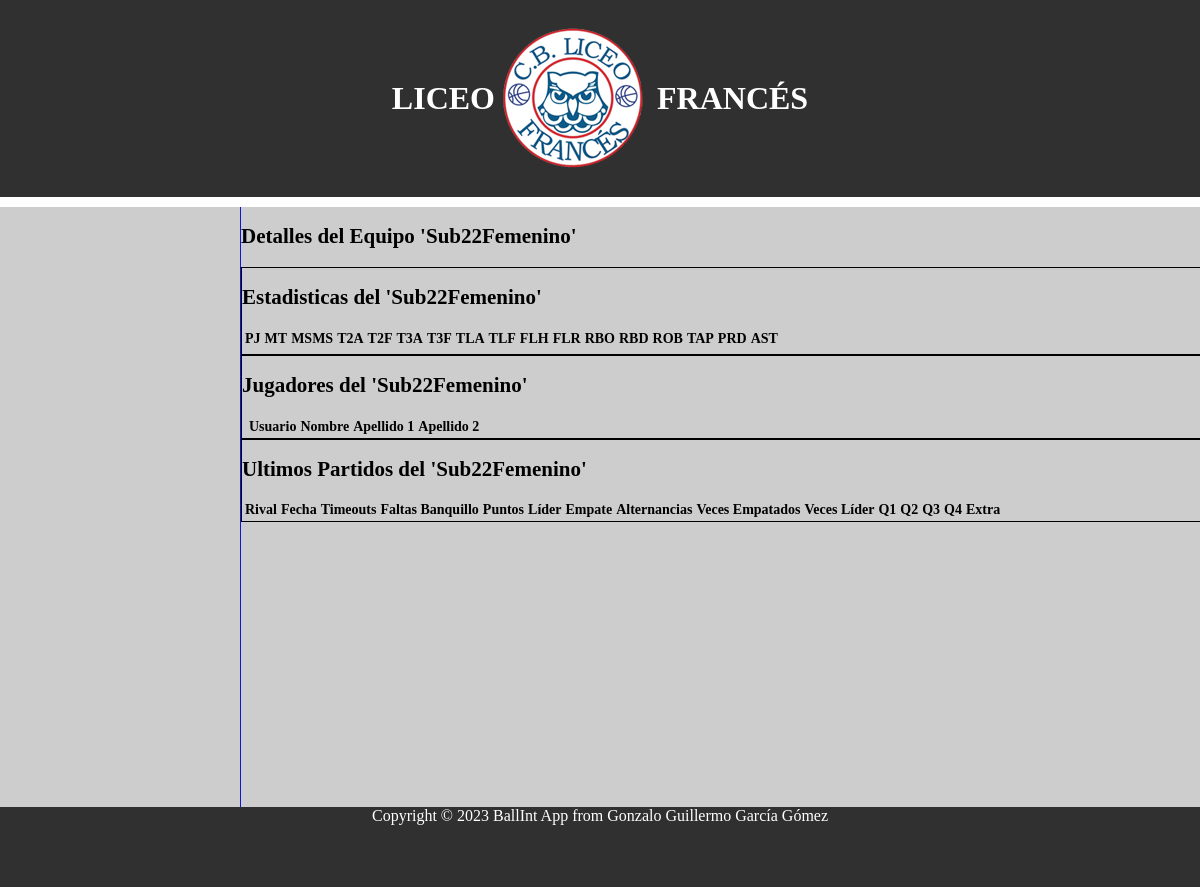
Before: /pagina_equipo.php?equipo=Sub22Femenino with the older database file.
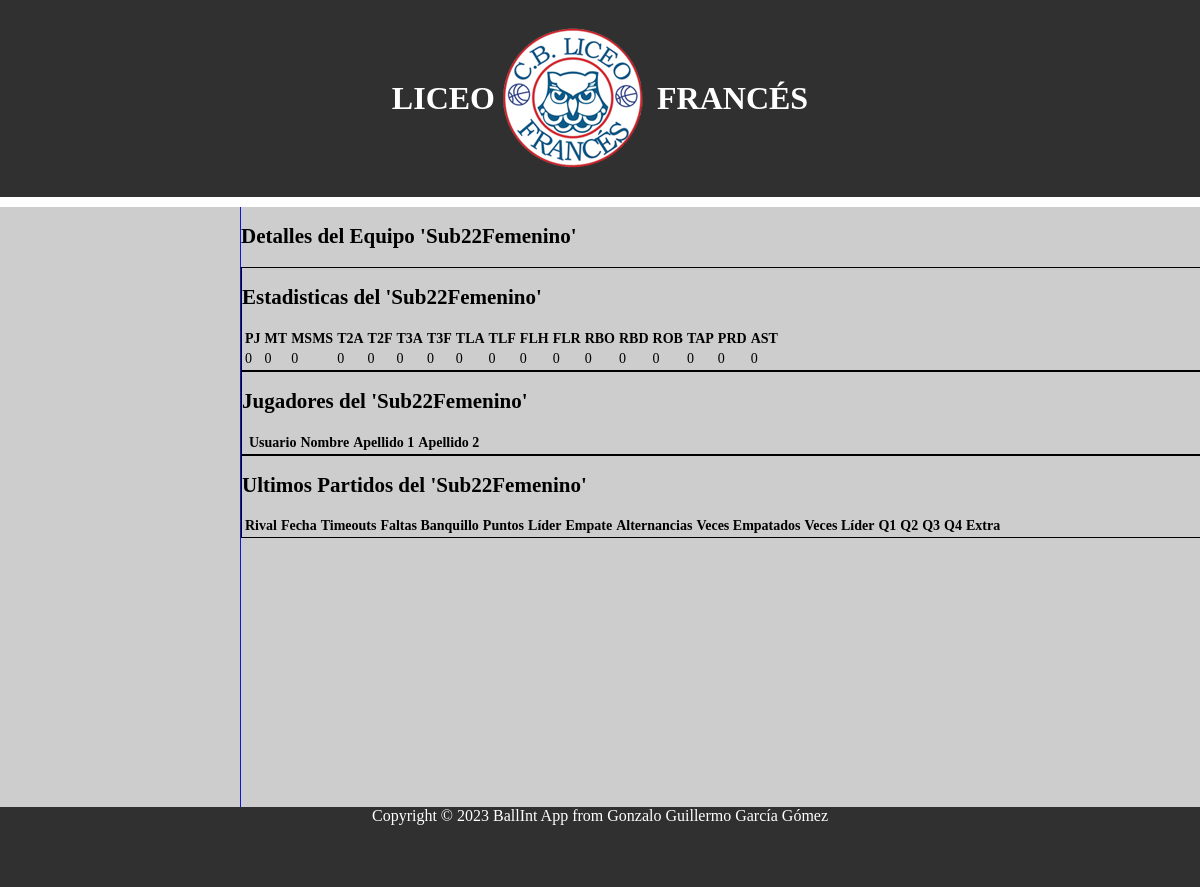
After: the same page with the newer database file.
### tables this page shows
CREATE TABLE `equipos` (
  `id` int(10) NOT NULL,
  `id_equipo` varchar(50) NOT NULL,
  `categoria` varchar(50) NOT NULL,
  `nombre_equipo` varchar(50) NOT NULL,
  `seccion` enum('Masculino','Femenino') NOT NULL,
  `letra` varchar(1) DEFAULT NULL,
  `PJ` int(11) NOT NULL,
  `W` int(11) NOT NULL,
  `L` int(11) NOT NULL,
  `MT` int(11) NOT NULL,
  `MSMS` int(11) NOT NULL,
  `T2A` int(11) NOT NULL,
  `T2F` int(11) NOT NULL,
  `T3A` int(11) NOT NULL,
  `T3F` int(11) NOT NULL,
  `TLA` int(11) NOT NULL,
  `TLF` int(11) NOT NULL,
  `FLH` int(11) NOT NULL,
  `FLR` int(11) NOT NULL,
  `RBO` int(11) NOT NULL,
  `RBD` int(11) NOT NULL,
  `ROB` int(11) NOT NULL,
  `TAP` int(11) NOT NULL,
  `PRD` int(11) NOT NULL,
  `AST` int(11) NOT NULL
);

### includes/config.php (called while the page is built, shortened)
<?php
spl_autoload_register(function ($class) {
    $prefix = 'es\\ucm\\fdi\\';
    $base_dir = __DIR__ . '/';
    $len = strlen($prefix);
    $relative_class = substr($class, $len);
    if(substr($relative_class,0,7) == 'Usuario'){
        $file = $base_dir . 'usuarios/' . str_replace('\\', '/', $relative_class) . '.php';
        if (file_exists($file)) {
            require $file;
        }
    }
    else{
        $file = $base_dir . str_replace('\\', '/', $relative_class) . '.php';
    }
});
?>

### includes/Partido.php (called while the page is built, shortened)
<?php
class Partido{
    public static function getpartidosfromEquipo($equipo){
        $conn = Aplicacion::getInstance()->getConexionBd();
        $query = sprintf("SELECT * FROM partidos WHERE partidos.local = '%s'", $conn->real_escape_string($equipo));
        $rs = $conn->query($query);
        $result = false;
        $partidos = array();
        if ($rs) {
          $result = $partidos;
        } else {
            error_log("Error BD ({$conn->errno}): {$conn->error}");
        }
        return $result;
    }
}

### includes/Equipo.php (the view, shortened to what this page needs)
<?php
class Equipo{
    public static function getidEquipo($equipo_id){
        $conn = Aplicacion::getInstance()->getConexionBd();
        $query = sprintf("SELECT id FROM equipos WHERE id_equipo = '%s'", $conn->real_escape_string($equipo_id));
        $rs = $conn->query($query);
        $result = false;
        if ($rs) {
            $fila = $rs->fetch_assoc();
            if ($fila) {
                $result = $fila['id'];
            }
        } else {
            error_log("Error BD ({$conn->errno}): {$conn->error}");
        }
        return $result;
    }
    public static function statsfromEquipo($equipo){
        $conn = Aplicacion::getInstance()->getConexionBd();
        $query = sprintf("SELECT * FROM equipos WHERE id_equipo = '$equipo'");
        $rs = $conn->query($query);
        if ($rs) {
            $row = $rs->fetch_assoc();
            $result = $row;
        }
        else {
            error_log("Error BD ({$conn->errno}): {$conn->error}");
        }
        return $result;
    }
    public static function getJugadoresEquipo($equipo_id){
        $id_equipo = self::getidEquipo($equipo_id);
        $conn = Aplicacion::getInstance()->getConexionBd();
        $query = sprintf("SELECT user,nombre,apellido1,apellido2,numero
        FROM jugadores
        INNER JOIN usuarios_equipos
        ON jugadores.id = usuarios_equipos.usuario_id
        WHERE usuarios_equipos.equipo_id = '$id_equipo'");
        $rs = $conn->query($query);
        $result = false;
        $jugadores = array();
            if ($rs) {
                $result = $jugadores;
            } else {
                error_log("Error BD ({$conn->errno}): {$conn->error}");
            }
        return $result;
    }
    public static function mostrarStatsEquipo($equipo){
        $statsequipo = self::statsfromEquipo($equipo);
        $html = "";
        $html .= "
        <table>
            <tr>
                <th>PJ</th>
                <th>MT</th>
                <th>MSMS</th>
                <th>T2A</th>
                <th>T2F</th>
                <th>T3A</th>
                <th>T3F</th>
                <th>TLA</th>
                <th>TLF</th>
                <th>FLH</th>
                <th>FLR</th>
                <th>RBO</th>
                <th>RBD</th>
                <th>ROB</th>
                <th>TAP</th>
                <th>PRD</th>
                <th>AST</th>
            </tr>
            <tr>
                <td>{$statsequipo['PJ']}</td>
                <td>{$statsequipo['MT']}</td>
                <td>{$statsequipo['MSMS']}</td>
                <td>{$statsequipo['T2A']}</td>
                <td>{$statsequipo['T2F']}</td>
                <td>{$statsequipo['T3A']}</td>
                <td>{$statsequipo['T3F']}</td>
                <td>{$statsequipo['TLA']}</td>
                <td>{$statsequipo['TLF']}</td>
                <td>{$statsequipo['FLH']}</td>
                <td>{$statsequipo['FLR']}</td>
                <td>{$statsequipo['RBO']}</td>
                <td>{$statsequipo['RBD']}</td>
                <td>{$statsequipo['ROB']}</td>
                <td>{$statsequipo['TAP']}</td>
                <td>{$statsequipo['PRD']}</td>
                <td>{$statsequipo['AST']}</td>
            </tr>
        </table>";
        return $html;
    }
    public static function mostrarlistajugadoresEquipo($equipo) {
        $listaJugadores = self::getJugadoresEquipo($equipo);
        $html = "";
        $html .= "
            <table>
                <tr>
                    <th> </th>
                    <th>Usuario</th>
                    <th>Nombre</th>
                    <th>Apellido 1</th>
                    <th>Apellido 2</th>
                </tr>";
        $html .= "</table>";
        return $html;
    }
    public static function mostrarUltimosPartidosEquipo($equipo){
        $html = "";
        $partidos = Partido::getpartidosfromEquipo($equipo);
        $html .="
        <table>
        <tr>
            <th>Rival</th>
            <th>Fecha</th>
            <th>Timeouts</th>
            <th>Faltas Banquillo</th>
            <th>Puntos</th>
            <th>Líder</th>
            <th>Empate</th>
            <th>Alternancias</th>
            <th>Veces Empatados</th>
            <th>Veces Líder</th>
            <th>Q1</th>
            <th>Q2</th>
            <th>Q3</th>
            <th>Q4</th>
            <th>Extra</th>
        </tr>";
        $html .="</table>";
        return $html;
    }
}
?>

### pagina_equipo.php (shortened to what this page needs)
<?php
require_once __DIR__.'/includes/config.php';
$equipo = $_GET['equipo'];
$contenidoPrincipal = '';
$htmlStatsEquipo = es\ucm\fdi\Equipo::mostrarStatsEquipo($equipo);
$htmllistajugadoresEquipo = es\ucm\fdi\Equipo::mostrarlistajugadoresEquipo($equipo);
$htmlpartidos = es\ucm\fdi\Equipo::mostrarUltimosPartidosEquipo($equipo);
    $contenidoPrincipal .= <<<EOS
        <div class="paginaDetalle">
            <h1>Detalles del Equipo '$equipo'</h1>
            <div>
                <h1>Estadisticas del  '$equipo'</h1>
                $htmlStatsEquipo
            </div>
            <div>
                <h1>Jugadores del  '$equipo'</h1>
                $htmllistajugadoresEquipo
            </div>
            <div>
                <h1>Ultimos Partidos del  '$equipo'</h1>
                $htmlpartidos
            </div>
        </div>
    EOS;
require __DIR__.'/includes/vistas/plantilla.php';

### includes/vistas/plantilla.php (shortened to what this page needs)
<!DOCTYPE html>
<html>
    <head>
        <link rel="stylesheet" href="https://use.fontawesome.com/releases/v5.8.1/css/all.css">
        <link rel="stylesheet" href="https://cdnjs.cloudflare.com/ajax/libs/font-awesome/6.0.0-beta3/css/all.min.css">
        <link rel="stylesheet" type="text/css" href="<?= RUTA_CSS ?>/automatizacion.css" />
        <link rel="stylesheet" type="text/css" href="<?= RUTA_CSS ?>/sidebarDer.css" />
        <link rel="stylesheet" type="text/css" href="<?= RUTA_CSS ?>/cabecera.css" />
        <link rel="stylesheet" type="text/css" href="<?= RUTA_CSS ?>/estilosjs.css" />
        <link rel="stylesheet" type="text/css" href="<?= RUTA_CSS ?>/analizadorstyles.css" />
        <link rel="stylesheet" type="text/css" href="<?= RUTA_CSS ?>/perfil.css" />
        <link rel="stylesheet" type="text/css" href="<?= RUTA_CSS ?>/misequipos.css" />
        <link rel="stylesheet" type="text/css" href="<?= RUTA_CSS ?>/login.css" />
        <link rel="stylesheet" type="text/css" href="<?= RUTA_CSS ?>/sidebarIzq.css" />
        <link rel="stylesheet" type="text/css" href="<?= RUTA_CSS ?>/main.css" />
    </head>
</html>
<?php
            require('./includes/vistas/cabecera.php');
    ?>
<body>
    <?php
            require('./includes/vistas/sidebarIzq.php');
            require('./includes/vistas/main.php');
            require('./includes/vistas/pie.php');
    ?>
</body>

### includes/vistas/cabecera.php (shortened to what this page needs)
<header>
	<div class="cabeza">
		<div class="tituloCabecera">
			<h1>LICEO </h1><a href="index.php"><img src="<?= RUTA_IMGS . '/icono_club.png' ?>" alt="imagen"></a><h1>FRANCÉS</h1>
		</div>
	</div>
</header>

### includes/vistas/sidebarIzq.php (shortened to what this page needs)
<aside id="sidebarIzq">
</aside>

### includes/vistas/main.php
<main id="Log">
    <article>
        <?= $contenidoPrincipal ?>
    </article>
</main>

### includes/vistas/pie.php
<footer>
Copyright © 2023 BallInt App from Gonzalo Guillermo García Gómez
</footer>

### styles/cabecera.css (style rules this page uses)
header { position: relative; width: 100%; display: flex; flex-direction: row; align-items: center; justify-content: flex-start; min-height: 10vh; background-color: #303030; color: white; overflow: hidden; border-bottom: 10px solid #ffffff; }
header img { max-width: 100%; width: auto; max-height: 100%; }
header div.cabeza { padding: 2vh; height: 100%; width: 100%; display: flex; flex-flow: row wrap; justify-content: center; align-items: center; }
header div.cabeza div.tituloCabecera { height: 100%; display: flex; flex-flow: row wrap; justify-content: center; align-items: center; }

### styles/misequipos.css (style rules this page uses)
.paginaDetalle { display: flex; flex-direction: column; font-size: 14px; }
.paginaDetalle div { width: 100%; border: 1px solid #000; width: 100%; }

### styles/sidebarIzq.css (style rules this page uses)
aside#sidebarIzq { width: 20%; height: 100%; display: block; flex-direction: column; float: left; font-weight: bold; transition: width 0.3s ease 0.3s; }

### styles/main.css (style rules this page uses)
body { background-color: #CDCDCD; margin:0px; min-height:100vh; width: 100%; height: 100%; }
body main article { display: flex; flex-direction: column; width: 100%; min-height: 75vh; }
main#Log { min-height: 75vh; height: 100%; float: left; width: 80%; display: flex; flex-direction: column; transition: width 0.3s ease 0.3s; border-left: 1px solid #1313e0; box-sizing: border-box; font-size: 3em; }
footer { min-height: 10vh; clear: both; background-color: #303030; color: white; text-align: center; }

Changed rows visible on the page:
added equipos: PJ "0", MT "0", MSMS "0", T2A "0", T2F "0", T3A "0", T3F "0", TLA "0", TLF "0", FLH "0", FLR "0", RBO "0", RBD "0", ROB "0", TAP "0", PRD "0", AST "0"
